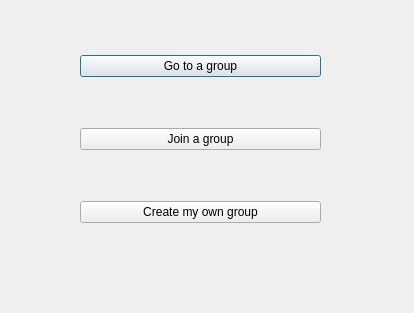
<?xml version="1.0" encoding="UTF-8"?>
<ui version="4.0">
 <class>groupsdialogue</class>
 <widget class="QDialog" name="groupsdialogue">
  <property name="geometry">
   <rect>
    <x>0</x>
    <y>0</y>
    <width>414</width>
    <height>313</height>
   </rect>
  </property>
  <property name="windowTitle">
   <string>Dialog</string>
  </property>
  <widget class="QWidget" name="">
   <property name="geometry">
    <rect>
     <x>80</x>
     <y>10</y>
     <width>241</width>
     <height>261</height>
    </rect>
   </property>
   <layout class="QVBoxLayout" name="verticalLayout">
    <item>
     <widget class="QPushButton" name="gogroup">
      <property name="text">
       <string>Go to a group</string>
      </property>
     </widget>
    </item>
    <item>
     <widget class="QPushButton" name="joingroup">
      <property name="text">
       <string>Join a group</string>
      </property>
     </widget>
    </item>
    <item>
     <widget class="QPushButton" name="creategroup">
      <property name="text">
       <string>Create my own group</string>
      </property>
     </widget>
    </item>
   </layout>
  </widget>
 </widget>
 <resources/>
 <connections/>
</ui>
